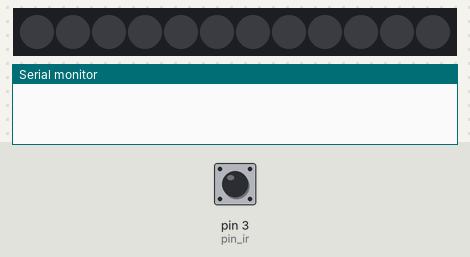
Bench run of a sketch on a simulated Arduino Nano, built with avr-gcc and run on an emulated ATmega328P. On the bench: 12 RGB LEDs in strip order, left to right, the last lines printed to the serial monitor. The inputs (shaded band) are chosen by the test bench; at power-on: pin 3 (pin_ir) HIGH.

Above: at 1.2 s.
1.3 s: pin 3 (pin_ir) pulsed LOW 5 times (0.12 s each, 0.3 s apart)
At 1.57 s:
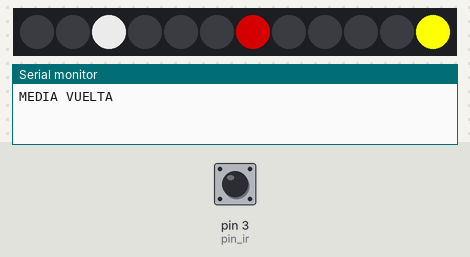
At 3.4 s:
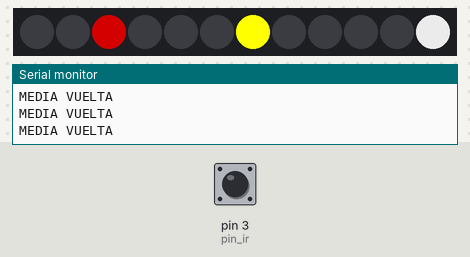
Timing chart, 0 to 4.9 s (numbered marks = the images above; inputs shaded):
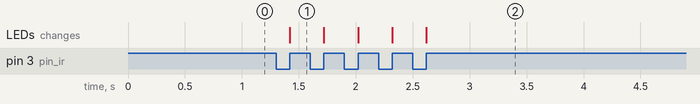

The sketch:

donuts.ino
```cpp
#include <Adafruit_NeoPixel.h>
#define PIN_NEO_PIXEL 6  // Arduino pin that connects to NeoPixel
#define NUM_PIXELS 12    // The number of LEDs (pixels) on NeoPixel
#define DELAY_INTERVAL 200

Adafruit_NeoPixel neoPixel(NUM_PIXELS, PIN_NEO_PIXEL, NEO_GRB + NEO_KHZ800);

volatile long pseudospins = 0;
volatile unsigned int count = 0;
unsigned long next = 500;
unsigned int temp = 0;
volatile unsigned long lastMillis = 0;
volatile unsigned long lastMillisTh = 0;
volatile unsigned long previousMillis = 0;
volatile unsigned long startLine = 0;
volatile unsigned long finalLine = 0;
int pin_ir = 3;
int num_pixeles = 0;
volatile int threshold = 2;  //miliseconds between possible interrupts
volatile int angulo_linea = 180;
volatile int ancho_linea = 45;
volatile int mode = 0;
volatile bool change = false;
int pruebo = 1;

uint32_t Colores[3] = {
  neoPixel.Color(255, 255, 0),
  neoPixel.Color(192, 192, 192),
  neoPixel.Color(128, 0, 0)
};

int rangeDonuts[3]= { 2, 6, 11 };


volatile int colorDonut = 0;

void setup() {
  neoPixel.begin();  // INITIALIZE NeoPixel strip object (REQUIRED)
  Serial.begin(115200);
  //pinMode(pin_ir, INPUT_PULLUP);               //setup pin 3 with internal pull-up
  delayMicroseconds(50);
  attachInterrupt(digitalPinToInterrupt(pin_ir), ir_detect, HIGH);  //En el nano hay que conectarlo al pin 8 aunque aqui ponga 10
  //Usamos change ya que rising y falling hacen lo mismo. Cada deteccion es media vuelta.
  neoPixel.clear();  // set all pixel colors to 'off'. It only takes effect if pixels.show() is called
  neoPixel.show();   // send the updated pixel colors to the NeoPixel hardware.
}

void loop() {
  //neoPixel.clear(); // set all pixel colors to 'off'. It only takes effect if pixels.show() is called
  unsigned long act_milis = millis();


  if (change) {
    change = false;
    int donut1=rangeDonuts[0];
    int donut2=rangeDonuts[1];
    int donut3=rangeDonuts[2];
    uint32_t chosen=(0,0,0);
    for (int pixel = 0; pixel < NUM_PIXELS; pixel++) {

      if (pixel==donut1){
        chosen=Colores[colorDonut];

      }

      else if (pixel==donut2){
        chosen=Colores[(colorDonut + 1) % 3];

      }

      else if (pixel==donut3){
        chosen= Colores[(colorDonut + 2) % 3];
      }
      else{
        chosen= (0, 0, 0);
      }
      neoPixel.setPixelColor(pixel, chosen);
      //neoPixel.show();
    }
    neoPixel.show();


  }
}

void ir_detect() {

  if (millis() - lastMillisTh > threshold) {
    lastMillisTh = millis();
    pseudospins++;
    if (pseudospins % 2 == 0) {

      Serial.println("MEDIA VUELTA");  // Dos veces
      colorDonut = (colorDonut + 1) % 3;
      change = true;
    }
  }
}
```

Measured:
- after the input at 1.3 s, the LEDs: change after 0.12 s (image 1)
